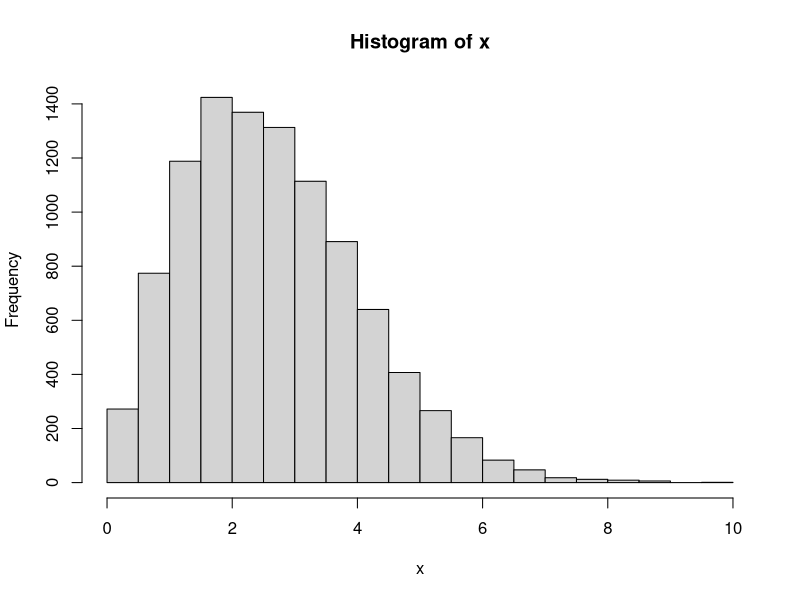
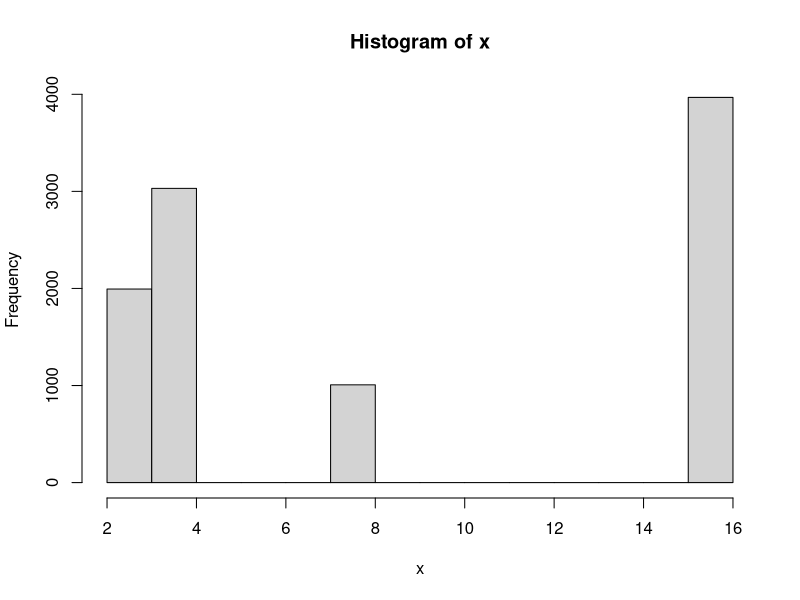
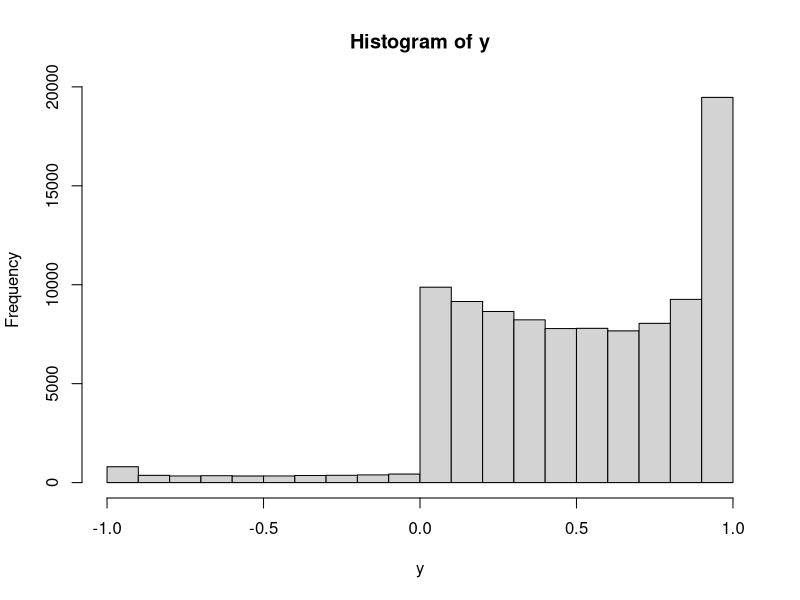
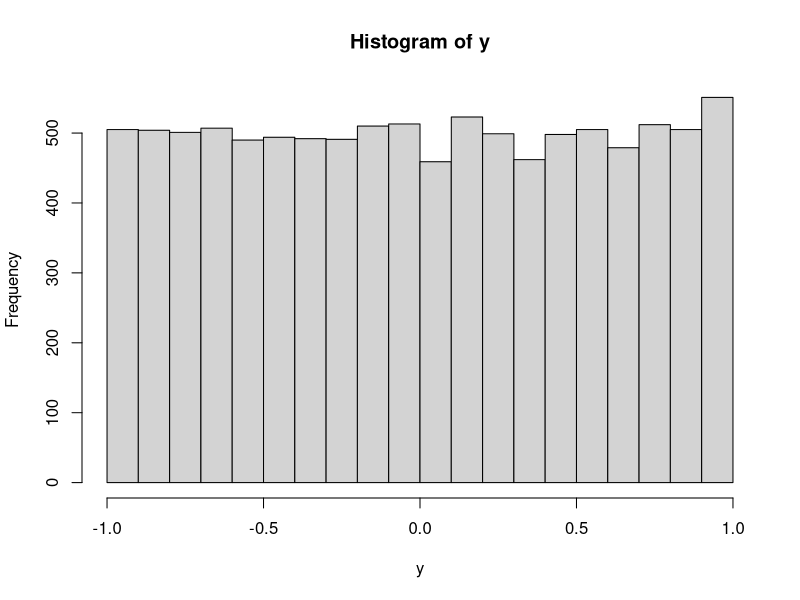
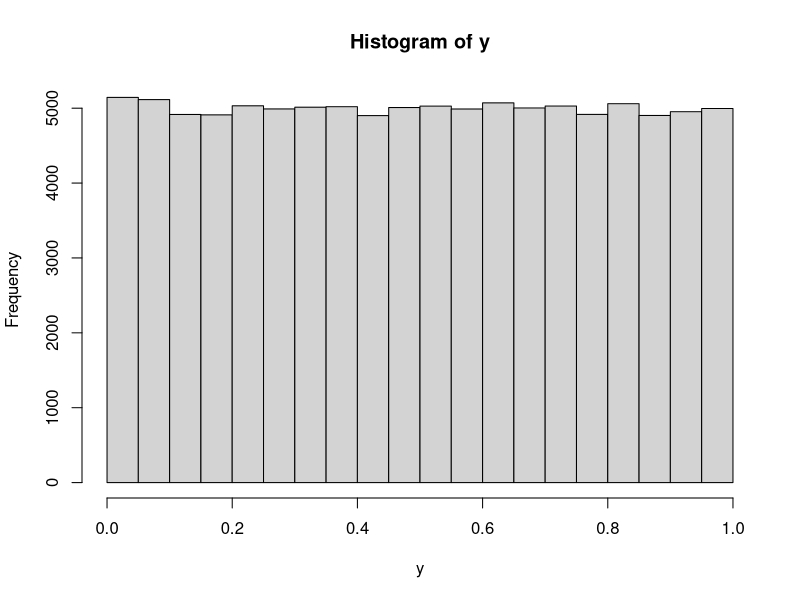
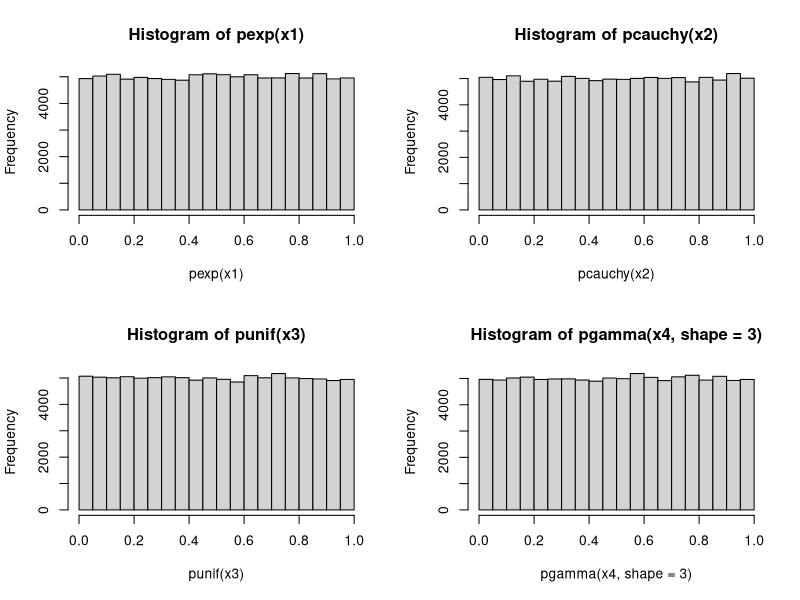

The R source for these figures, in order: (Note: this script raises an error after producing the figures.)
## ---- chunk 1
x = rweibull(10000, shape = 2, scale = 3)
hist(x)
## ---- chunk 2
x = rnorm(10000)
y = 0.5*x+1
(mean(y))
(sd(y))
## ---- chunk 3
x = sample(x=c(2,4,8,16), size = 10000, prob=c(0.2,0.3,0.1,0.4), replace=TRUE)
hist(x)
## ---- chunk 4
library(kableExtra)
kable(t(table(x))) %>% 
   kable_styling(full_width = FALSE)
## ---- chunk 5
x = rexp(100000)
y = sin(x)
hist(y)
## ---- chunk 6
x = rcauchy(10000)
y = atan(x) * 2/pi
hist(y)
## ---- chunk 7
x = rnorm(100000)
y = pnorm(x)
hist(y)
## ---- chunk 8
x1 = rexp(100000)
x2 = rcauchy(100000)
x3 = runif(100000)
x4 = rgamma(100000, shape=3)
par(mfrow=c(2,2))
hist(pexp(x1))
hist(pcauchy(x2))
hist(punif(x3))
hist(pgamma(x4, shape=3))
## ---- chunk 9
   knitr::include_graphics('cdf_plot.png')
## ---- chunk 10
single_draw = function() {
      coin = sample(c(1,2), prob = c(2/3, 1/3), size=1, replace = TRUE)
      if  (coin == 1) 
         return(rnorm(1))
      else
         return(rnorm(1,mean=4, sd=1))
}

nsim=10000
y = replicate(nsim, single_draw())
 
hist(y)
## ---- chunk 11
nsim=10000
alpha = 2/3
x1=rnorm(nsim)
x2=rnorm(nsim, mean=4, sd = 1)
coin = sample(c(TRUE, FALSE), size = nsim, prob=c(alpha,1-alpha), replace=TRUE)
y = ifelse(coin, x1,x2)
## ---- chunk 12
nsim=100000
alpha = 1/2
x1=rexp(nsim)
x2=-rexp(nsim) # note the minus in front of rexp
coin = sample(c(TRUE, FALSE), size = nsim, prob=c(alpha,1-alpha), replace=TRUE)
y = ifelse(coin, x1,x2)
hist(y) 
## ---- chunk 13
nsim=10000
alpha=1/2
x=rexp(nsim)
coin = sample(c(-1, 1), size = nsim, prob=c(alpha,1-alpha), replace=TRUE)
y = coin * x
hist(y)

## ---- chunk 14
permutation_test = function (z,w) {
   par(mfrow= c(2,2))
   plot(z,w, asp=1)
   plot(z,sample(w), asp=1)
   plot(z,sample(w), asp=1)
   plot(z,sample(w), asp=1)
}

x = rnorm(1000)
y = rnorm(1000)
## ---- chunk 15
permutation_test(x^2+y^2, y^2)
## ---- chunk 16
permutation_test((x+y)/sqrt(2), (x-y)/sqrt(2))
## ---- chunk 17
# we have to use rep(1,length(x)) 
# to get a vector of 1s of the same length as x
permutation_test(x,rep(1,length(x)))
## ---- chunk 18
permutation_test(x^2+y^2, atan(y/x) )
## ---- chunk 19
nsim = 10000

joint_distribution_long = data.frame(
   x = c(1, 1, 1, 2, 2, 2, 3, 3, 3),
   y = c(1, 2, 3, 1, 2, 3, 1, 2, 3)
   )
probabilities_long =
   c(0.1, 0.0, 0.3,
     0.1, 0.1, 0.0,
     0.0, 0.0, 0.4)

sampled_rows = sample(
   x = 1:nrow(joint_distribution_long),
   size = nsim,
   replace = TRUE,
   prob = probabilities_long
)

draws = joint_distribution_long[sampled_rows,]

(freq = table(draws))

(rel_freq = table(draws) / nsim)

(th_freq = matrix(probabilities_long, byrow = TRUE, nrow = 3))

(err = rel_freq - th_freq)

## ---- chunk 20
nsim=10000
x = runif(nsim)
y = cos(x)
mean(y)
## ---- chunk 21
nsim=10000
x = rnorm(nsim)
y = 1/(1+x^4)
mean(y)
## ---- chunk 22
nsim=10000
x=rexp(nsim)
y=exp(-x^3)
mean(y)
## ---- chunk 23
nsim=10000
x=rcauchy(nsim)
y = pi*cos(x^2)
mean(y)
## ---- chunk 24
nsim=10000
x = runif(nsim, min=-1, max=1)
y = runif(nsim, min=-1, max=1)
z = runif(nsim, min=-1, max=1)
is_in = (x^2+y^2 <= 1) & (x^2+z^2 <= 1) & (y^2+z^2 <= 1)
(2^3*sum(is_in)/nsim)
## ---- chunk 25
show_door = function(car, guess) {
   all_doors = c(1,2,3)
   goat_doors = all_doors[ all_doors != car ]
   
   if (car == guess)
   {
      random_goat_door = sample(goat_doors,size=1)
      return(random_goat_door)
   } else {
      the_other_goat_door = goat_doors[ goat_doors != guess ]
      return(the_other_goat_door)
   }
}
## ---- chunk 26
one_game = function(switch) {
   all_doors = c(1,2,3)
   car = sample( all_doors, size=1)
   guess = sample( all_doors, size=1)
   
   if (switch) {
      unguessed_doors = all_doors[ all_doors != guess ]
      shown_door = show_door(car, guess)
      switched_guess = unguessed_doors [ unguessed_doors != shown_door]
      return(switched_guess == car) 
   } else {
      return(guess == car)
   }
}
## ---- chunk 27
nsim=10000
switch_doors = replicate( nsim,one_game (TRUE))
dont_switch_doors = replicate(nsim, one_game(FALSE))
(prob_with_switching = mean(switch_doors))
(prob_without_switching = mean(dont_switch_doors))
